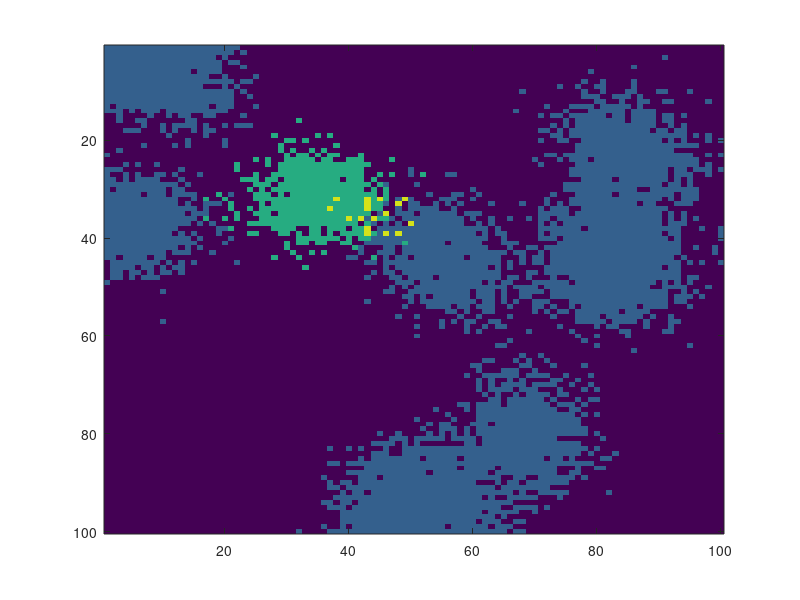

Recreate this plot in MATLAB.
% The point clouds are represented as multivariated gaussian distributions.
% Each one of them is computed from a given state from the previous time-slot.
% The point clouds from the "union" are already in the queue to be computed.
% The candidate will be evaluated and if it provides enough new states it will
% also be included in the queue.
% To evaluate it, we calculate the probability of ...

clc;
clear all;

side  = 100;
sampleSize = 1000;
f = 10;
sheetUnion = zeros(side);
sheetCandidate = zeros(side);

population = 10;
mi = cell(0);
sigma = cell(0);
for i = 1:population
	mi{end+1} = randi(side, 2, 1);
	sigma{end+1} = rand(2); sigma{end} = side/f * (sigma{end}*sigma{end}.' + 2*eye(2));
	sample = round(mvnrnd(mi{end},sigma{end},sampleSize));
	sample = max(1,min(side, sample));
	for j = 1:sampleSize
		sheetUnion(sample(j,1), sample(j,2)) = 1;
	end
end

mi_ = randi(side, 2, 1);
sigma_ = rand(2); sigma_ = side/f * (sigma_*sigma_.' + 2*eye(2));
sample = round(mvnrnd(mi_,sigma_,sampleSize));
sample = max(1,min(side, sample));
for j = 1:sampleSize
	sheetCandidate(sample(j,1), sample(j,2)) = 1;
end

intersection = sum(sum(sheetCandidate & sheetUnion));

candidate = sum(sum(sheetCandidate));

disp('Probability of a future state chosen through the candidate branch to be chosen through the other branches:');
if candidate == 0
	disp('100%'); %default
else
	disp([num2str(100*intersection/candidate),'%']);
end

image(20*(2*sheetCandidate + sheetUnion))